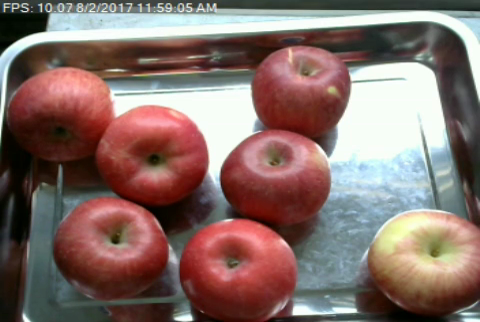
#> input picture dataset/fruits/apple_a/Apple 10.png, 480 x 322 px, found by its file name; its folder holds only this picture in this run
$ python descriptors.py
#> lines starting #> are read from the running program, lines starting #| are printed output that depends on the picture
### lib/data.py
import os

import cv2
import numpy as np

def get_dataset(path, infos, val_ratio=0.2, seed=0, resolution=None):
    """Load the dataset from the given path.

    Parameters
    ----------
    path : str
        Path to the dataset.
    infos : dict
        A dictionary of the form {'subfolder_name': (label, num_sample)}
        Where subfolder_name is the name of the subfolder in the path
        containing pictures, label is the label of these pictures and
        num_sample is the number of pictures to take from the subfolder.
    val_ratio : float, optional
        Validation set ration, by default 0.2.
    seed : int, optional
        Seed of the shuffle operation, by default 0.
    resolution: tuple or None, optional
        Resolution of the pictures, by default None (no change).

    Returns
    -------
    (data_train, label_train), (data_val, label_val): np.array
        Training and validation sets.
    """
#> called with path = 'dataset/fruits', val_ratio = 0.2, seed = 0
    # Set the seed
    np.random.seed(seed)

    datasets = os.listdir(path)
    images = {}
    for dataset in datasets:
        dataset_path = os.path.join(path, dataset)
        if os.path.isdir(dataset_path):
            label, n_sample = infos[dataset]
            if label not in images:
                images[label] =  []
            c = 0
            for fname in os.listdir(dataset_path):
                if fname.endswith('.jpg') or fname.endswith('.png'):
                    c += 1
                    img = cv2.imread(os.path.join(dataset_path, fname))
#> img is the input picture: shape (322, 480, 3); mean B, G, R 104.8, 110.2, 132.8
                    img = cv2.cvtColor(img, cv2.COLOR_BGR2RGB)
                    if resolution is not None:
                        img = cv2.resize(img, (resolution[1], resolution[0]))
                    images[label].append(img)
                    if c >= n_sample:
                        break
    data_train, data_val, label_train, label_val = [], [], [], []
    for label in images:
        data = np.array(images[label]) / 255.0
        np.random.shuffle(np.array(images[label]))
        n = data.shape[0]
        n_val = int(val_ratio * n)
        data_train.append(data[n_val:])
        data_val.append(data[:n_val])
        label_train.append(np.full(n - n_val, label))
        label_val.append(np.full(n_val, label))

    data_train, label_train = np.concatenate(data_train), np.concatenate(label_train)
    if data_train.ndim == 5:
        data_train = data_train.reshape((-1, *data_train.shape[2:]))
        label_train = label_train.reshape((-1, *label_train.shape[2:]))
    rd_perm = np.random.permutation(len(data_train))
    data_train, label_train = data_train[rd_perm], label_train[rd_perm]

    data_val, label_val = np.concatenate(data_val), np.concatenate(label_val)
    if data_val.ndim == 5:
        data_val = data_val.reshape((-1, *data_val.shape[2:]))
        label_val = label_val.reshape((-1, *label_val.shape[2:]))
    rd_perm = np.random.permutation(len(data_val))
    data_val, label_val = data_val[rd_perm], label_val[rd_perm]

    # Free the seed
    np.random.seed(None)

    return (data_train, label_train), (data_val, label_val)

# [8 lines that do not run on import are left out]

### lib/mask.py
import cv2
import numpy as np
from skimage.filters import threshold_otsu
from skimage.color import rgb2gray
from skimage.filters import gaussian
from skimage.segmentation import active_contour


# [144 lines left out: functions mask_rgb, to_grayscale, mask_otsu, init_contour, mask_active_contour, test_active_contour and 1 more, not called in this run]


def mask_apple_tomato(imgs):
    masks_bool = imgs[..., 0] > (imgs[..., 1] + imgs[..., 2]) * 0.65
    masks = np.where(masks_bool, 1.0, 0.0)
    if masks_bool.ndim == 3:
        masks = cv2.dilate(masks, kernel=np.ones((5, 5), np.uint8), iterations=4)
        return np.squeeze(np.where(masks == 1.0, True, False))
    else:
        res = []
        for mask in masks:
            mask = cv2.dilate(mask, kernel=np.ones((5, 5), np.uint8), iterations=4)
            res.append(np.squeeze(np.where(mask == 1.0, True, False)))
    return np.array(res)

# [16 lines that do not run on import are left out]

### lib/descriptors.py
import cv2
import numpy as np

from lib.data import get_dataset
from lib.mask import mask_apple_tomato


def get_keypoints_sift(data, select=None, mask_func=None,
                       show_keypoints=False, seed=0):
    """Get keypoints using SIFT.

    Parameters
    ----------
    data : np.array
        Images.
    select : int or None, optional
        Number of point to select from detected keypoints
        (selection at random). If None, all keypoints are kept,
        by default None.
    mask_func : callable or None, optional
        Mask function to select only keypoints on wanted area.
        No mask applied if None, by default None
    show_keypoints : bool, optional
        Whether to show the number of keypoints in each image,
        by default False.
    seed : int, optional
        Seed for random operation (not used if select is None),
        by default 0.

    Returns
    -------
    descriptors: np.array
        Descriptors of the keypoints. The shape is (all_keypoints, 128)
        if select is None and (n_images, select, 128) otherwise.
    keypoints: KeyPoint list
        List of keypoints of all the images. See OpenCV documentation
        for more information on KeyPoint.
    """
#> called with data = array of shape (1, 322, 480, 3), show_keypoints = False, seed = 0
    # Set the seed
    np.random.seed(seed)

    descriptors = []
    keypoints = []
    for ind, img in enumerate(data):
        if mask_func is not None:
            img = img * mask_func(img)[..., None]

        # Get SIFT keypoints
        gray= cv2.cvtColor((img * 255).astype(np.uint8),
                           cv2.COLOR_RGB2GRAY)
        sift = cv2.SIFT_create()
        kp, des = sift.detectAndCompute(gray,None)

        indicies = np.arange(len(des))

        if select is not None:
            # Select a subset of keypoints (at random)
            k = select // len(indicies)
            indicies_list = []
            for _ in range(k):
                indicies_list.append(indicies)
            indicies_list.append(np.random.choice(indicies, select % len(indicies),
                                              replace=False))
            indicies = np.hstack(indicies_list)

        keypoints.append([kp[i] for i in indicies])
        if select is not None:
            descriptors.append([des[indicies]])
        else:
            descriptors.append(des[indicies])

        if show_keypoints:
            print(f'image {ind}: {len(indicies)} keypoints')
    descriptors = np.concatenate(descriptors, axis=0)
    # Free the seed
    np.random.seed(None)

    return descriptors, keypoints


def get_keypoints_orb(data, select=None, mask_func=None,
                       show_keypoints=False, seed=0):
    """Get keypoints using ORB.

    Parameters
    ----------
    data : np.array
        Images.
    select : int or None, optional
        Number of point to select from detected keypoints
        (selection at random). If None, all keypoints are kept,
        by default None.
    mask_func : callable or None, optional
        Mask function to select only keypoints on wanted area.
        No mask applied if None, by default None
    show_keypoints : bool, optional
        Whether to show the number of keypoints in each image,
        by default False.
    seed : int, optional
        Seed for random operation (not used if select is None),
        by default 0.

    Returns
    -------
    descriptors: np.array
        Descriptors of the keypoints. The shape is (all_keypoints, 32)
        if select is None and (n_images, select, 32) otherwise.
    keypoints: KeyPoint list
        List of keypoints of all the images. See OpenCV documentation
        for more information on KeyPoint.
    """
#> called with data = array of shape (1, 322, 480, 3), select = 100, show_keypoints = False, seed = 0
    # Set the seed
    np.random.seed(seed)

    descriptors = []
    keypoints = []
    for ind, img in enumerate(data):
        if mask_func is not None:
            img = img * mask_func(img)[..., None]

        # Get ORB keypoints
        gray= cv2.cvtColor((img * 255).astype(np.uint8),
                           cv2.COLOR_RGB2GRAY)
        surf = cv2.ORB_create()
        kp, des = surf.detectAndCompute(gray, None)

        indicies = np.arange(len(des))

        if select is not None:
            # Select a subset of keypoints (at random)
            k = select // len(indicies)
            indicies_list = []
            for _ in range(k):
                indicies_list.append(indicies)
            indicies_list.append(np.random.choice(indicies, select % len(indicies),
                                              replace=False))
            indicies = np.hstack(indicies_list)

        keypoints.append([kp[i] for i in indicies])
        if select is not None:
            descriptors.append([des[indicies]])
        else:
            descriptors.append(des[indicies])

        if show_keypoints:
            print(f'image {ind}: {len(indicies)} keypoints')
    descriptors = np.concatenate(descriptors, axis=0)
    # Free the seed
    np.random.seed(None)

    return descriptors, keypoints

if __name__ == '__main__':
    from time import time
    import matplotlib.pyplot as plt

    infos = {'apple_a': (0, 300), 'apple_b': (1, 100), 'apple_c': (1, 100),
             'tomato': (1, 100)}
    (data_train, _), _ = get_dataset('dataset/fruits', infos)

    mask_func = mask_apple_tomato

    t0 = time()
    desc, keyps = get_keypoints_sift(data_train, select=None, mask_func=None)
    t1 = time()
    print('descriptor shape (select=None)', desc.shape)

    desc, keyps = get_keypoints_orb(data_train, select=100,
                                    mask_func=mask_func)
    print('descriptor shape (select=100)', desc.shape)

    print(f'time to get keypoints: {t1 - t0: .2f}s')
    img = (data_train[0] * 255).astype(np.uint8)
    img2 = cv2.drawKeypoints(img, keyps[0], None, (255,0,0), 4)
    plt.imshow(img2)
    plt.show()
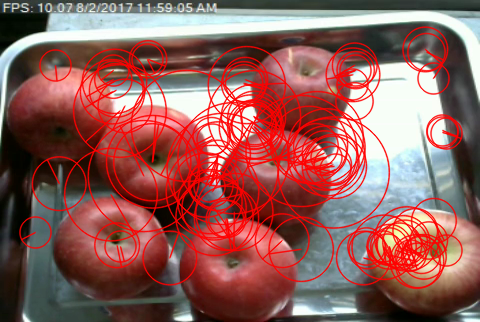
#> shown: shape (322, 480, 3); mean R, G, B 145.7, 94.1, 89.8

$ run again, on dataset/fruits/apple_a/Apple 115.png
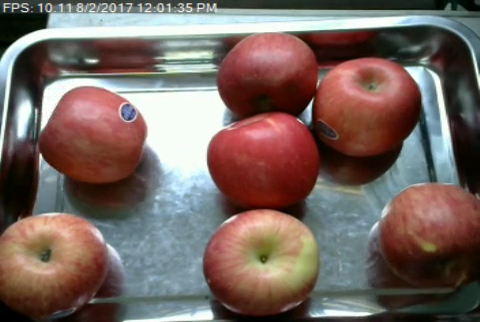
#> input picture dataset/fruits/apple_a/Apple 115.png, 480 x 322 px, found by its file name
#> in get_dataset, img is the input picture: shape (322, 480, 3); mean B, G, R 96.5, 102.4, 119
#> `plt.show()`:
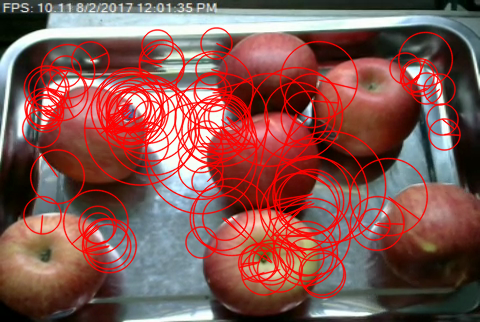
#> shown: shape (322, 480, 3); mean R, G, B 133.4, 86.5, 81.6

$ run again, on dataset/fruits/apple_a/Apple 120.png
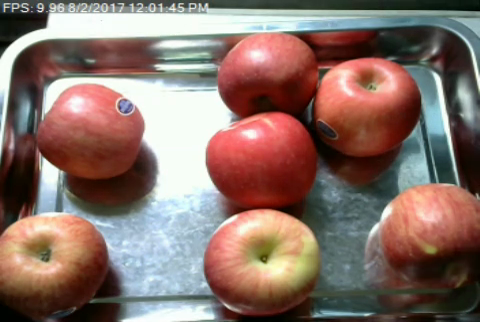
#> input picture dataset/fruits/apple_a/Apple 120.png, 480 x 322 px, found by its file name
#> in get_dataset, img is the input picture: shape (322, 480, 3); mean B, G, R 104.3, 112.4, 135.7
#> `plt.show()`:
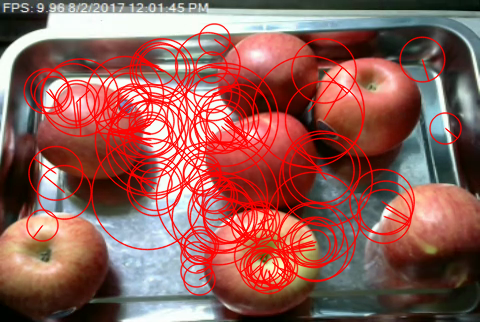
#> shown: shape (322, 480, 3); mean R, G, B 146.7, 93.9, 87.2

$ run again, on dataset/fruits/apple_a/Apple 105.png
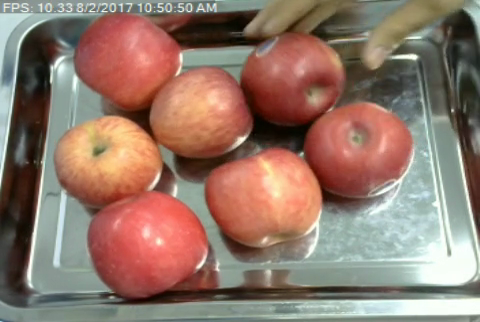
#> input picture dataset/fruits/apple_a/Apple 105.png, 480 x 322 px, found by its file name
#> in get_dataset, img is the input picture: shape (322, 480, 3); mean B, G, R 106.1, 119.5, 146.3
#> `plt.show()`:
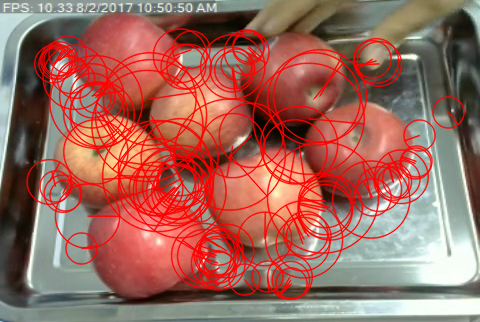
#> shown: shape (322, 480, 3); mean R, G, B 159, 103.7, 92.6
